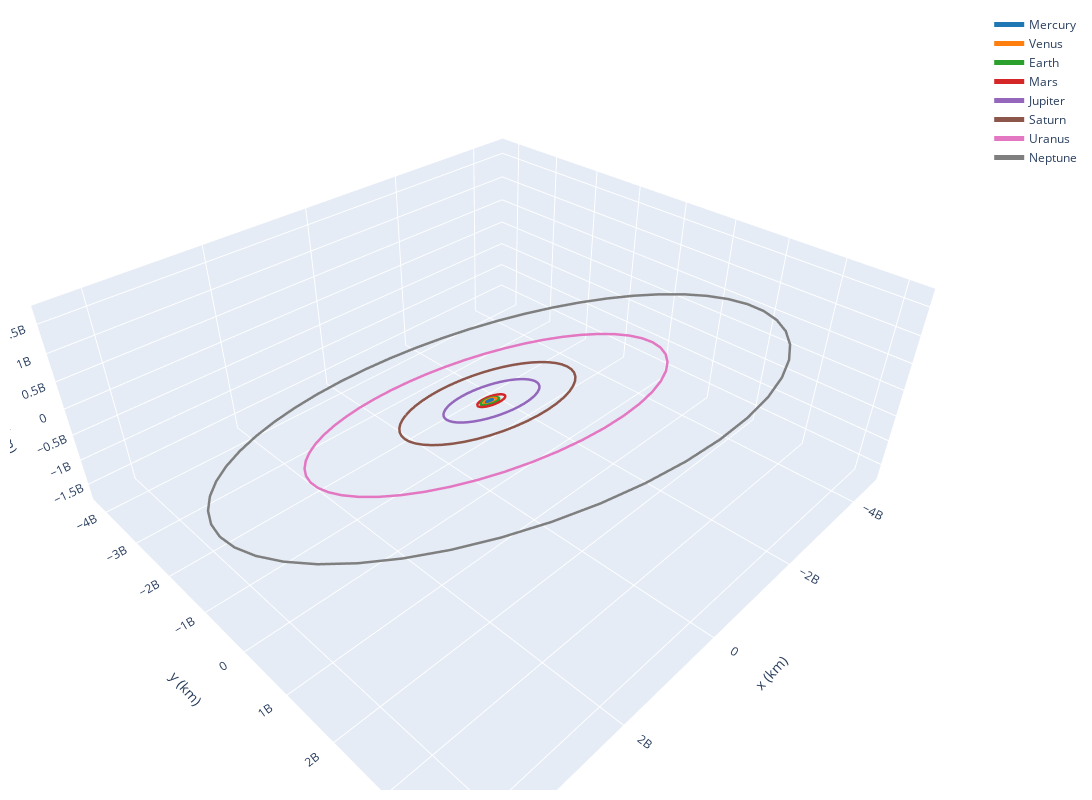

Source (notebook cell):
### Code cell
# Ideal, read from the porkchop
start = Time("2020-07-15 11:50", scale="utc").tdb
date_arrival = Time("2021-01-20 12:00", scale="utc").tdb

period = time_range(start, end=date_arrival)

mercury = Ephem.from_body(Mercury, time_range(start, end=start + 0.241*u.year))
venus = Ephem.from_body(  Venus,   time_range(start, end=start + 0.615*u.year))
earth = Ephem.from_body(  Earth,   time_range(start, end=start + 1.00*u.year))
mars = Ephem.from_body(   Mars,    time_range(start, end=start + 1.881*u.year))
jupiter = Ephem.from_body(Jupiter, time_range(start, end=start + 11.86*u.year))
saturn = Ephem.from_body( Saturn,  time_range(start, end=start + 29.42*u.year))
uranus = Ephem.from_body( Uranus,  time_range(start, end=start + 84.02*u.year))
neptune = Ephem.from_body(Neptune, time_range(start, end=start + 164.8  *u.year))

from poliastro.plotting import OrbitPlotter3D
plotter = OrbitPlotter3D()
plotter.set_attractor(Sun)

plotter.plot_ephem(mercury, start, label="Mercury")
plotter.plot_ephem(venus, start, label="Venus")
plotter.plot_ephem(earth, start, label="Earth")
plotter.plot_ephem(mars, start, label="Mars")
plotter.plot_ephem(jupiter, start, label="Jupiter")
plotter.plot_ephem(saturn, start, label="Saturn")
plotter.plot_ephem(uranus, start, label="Uranus")
plotter.plot_ephem(neptune, start, label="Neptune")

plotter._layout.autosize = False
plotter._layout.width = 1200
plotter._layout.height = 800
plotter._layout.margin=dict(l=10, r=10, b=10, t=10, pad=4 )
plotter.show()
